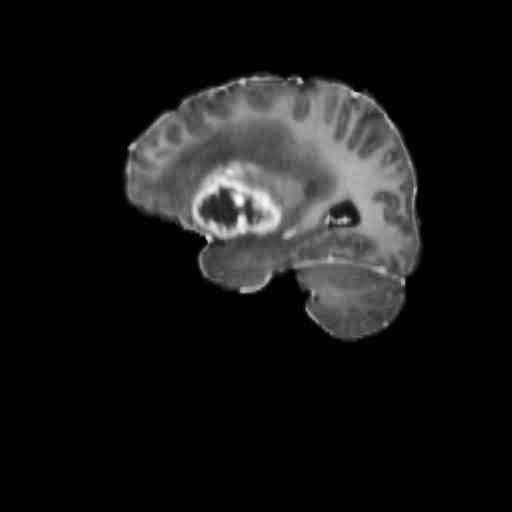
#> input picture DATA/images/train/00059_122.jpg, 512 x 512 px; its folder holds only this picture in this run; the run also reads 1 picture not shown here
$ python data_preprocessing.py
#> lines starting #> are read from the running program, lines starting #| are printed output that depends on the picture
"""
Data preprocessing and validation utilities for Brain Tumor Detection
This module provides functions for loading, validating, and preprocessing
the brain tumor MRI dataset in YOLO format.

DATASET FORMAT SPECIFICATION:
============================

Image Files (.jpg):
- Brain MRI scan images
- Examples: 00054_145.jpg, 62 (13).jpg
- Linked with corresponding label files by filename

Label Files (.txt):
- YOLO format annotation files
- Examples: 00054_145.txt, 62 (13).txt
- Each line represents one bounding box annotation

YOLO Label Format:
- Format: class x_center y_center width height
- All coordinates are normalized (0.0 to 1.0)

Field Descriptions:
- class: Classifier (0 = negative/no tumor, 1 = positive/tumor present)
- x_center: X-coordinate of bounding box center (normalized)
- y_center: Y-coordinate of bounding box center (normalized)
- width: Width of bounding box (normalized)
- height: Height of bounding box (normalized)

Examples:
- "0 0.344484 0.342723 0.221831 0.176056" (negative case with bounding box)
- "1 0.518779 0.416667 0.150235 0.070423" (positive case with tumor)
"""

import os
import glob
import cv2
import yaml
import numpy as np
import pandas as pd
import matplotlib.pyplot as plt
import seaborn as sns
from pathlib import Path
from PIL import Image
import logging
from typing import Tuple, List, Dict, Optional

# Set up logging
logging.basicConfig(level=logging.INFO)
logger = logging.getLogger(__name__)

class BrainTumorDataset:
    """Brain tumor dataset handler for YOLO format data"""

    def __init__(self, data_path: str):
        """Initialize dataset with data path"""
        self.data_path = Path(data_path)
        self.train_images_path = self.data_path / "images" / "train"
        self.train_labels_path = self.data_path / "labels" / "train"
        self.val_images_path = self.data_path / "images" / "val"
        self.val_labels_path = self.data_path / "labels" / "val"

        self.train_stats = {}
        self.val_stats = {}

    def validate_dataset(self) -> Dict:
        """Validate dataset structure and integrity"""
        validation_results = {
            'valid': True,
            'errors': [],
            'warnings': [],
            'stats': {}
        }

        # Check if directories exist
        required_dirs = [
            self.train_images_path,
            self.train_labels_path,
            self.val_images_path,
            self.val_labels_path
        ]

        for dir_path in required_dirs:
            if not dir_path.exists():
                validation_results['errors'].append(f"Directory not found: {dir_path}")
                validation_results['valid'] = False

        if not validation_results['valid']:
            return validation_results

        # Get file counts
        train_images = list(self.train_images_path.glob("*.jpg"))
        train_labels = list(self.train_labels_path.glob("*.txt"))
        val_images = list(self.val_images_path.glob("*.jpg"))
        val_labels = list(self.val_labels_path.glob("*.txt"))

        validation_results['stats'] = {
            'train_images': len(train_images),
            'train_labels': len(train_labels),
            'val_images': len(val_images),
            'val_labels': len(val_labels)
        }

        logger.info(f"Found {len(train_images)} training images")
        logger.info(f"Found {len(train_labels)} training labels")
        logger.info(f"Found {len(val_images)} validation images")
        logger.info(f"Found {len(val_labels)} validation labels")

        # Check for missing labels or images
        train_image_names = {img.stem for img in train_images}
        train_label_names = {lbl.stem for lbl in train_labels}
        val_image_names = {img.stem for img in val_images}
        val_label_names = {lbl.stem for lbl in val_labels}

        # Find mismatches
        train_missing_labels = train_image_names - train_label_names
        train_missing_images = train_label_names - train_image_names
        val_missing_labels = val_image_names - val_label_names
        val_missing_images = val_label_names - val_image_names

        if train_missing_labels:
            validation_results['warnings'].extend([
                f"Training images without labels: {list(train_missing_labels)[:5]}"
                + (f" and {len(train_missing_labels)-5} more" if len(train_missing_labels) > 5 else "")
            ])

        if val_missing_labels:
            validation_results['warnings'].extend([
                f"Validation images without labels: {list(val_missing_labels)[:5]}"
                + (f" and {len(val_missing_labels)-5} more" if len(val_missing_labels) > 5 else "")
            ])

        return validation_results

    def analyze_dataset(self) -> Dict:
        """Analyze dataset statistics and class distribution"""
        logger.info("Analyzing dataset statistics...")

        # Analyze training set
        train_stats = self._analyze_split('train',
                                        self.train_images_path,
                                        self.train_labels_path)

        # Analyze validation set
        val_stats = self._analyze_split('val',
                                      self.val_images_path,
                                      self.val_labels_path)

        return {
            'train': train_stats,
            'validation': val_stats,
            'summary': {
                'total_images': train_stats['total_images'] + val_stats['total_images'],
                'total_positive': train_stats['positive_count'] + val_stats['positive_count'],
                'total_negative': train_stats['negative_count'] + val_stats['negative_count']
            }
        }

    def _analyze_split(self, split_name: str, images_path: Path, labels_path: Path) -> Dict:
        """Analyze a single dataset split"""
        stats = {
            'split': split_name,
            'total_images': 0,
            'positive_count': 0,
            'negative_count': 0,
            'bbox_areas': [],
            'bbox_centers_x': [],
            'bbox_centers_y': [],
            'bbox_widths': [],
            'bbox_heights': [],
            'image_sizes': []
        }

        image_files = list(images_path.glob("*.jpg"))
        stats['total_images'] = len(image_files)

        for img_file in image_files:
            # Get image dimensions
            try:
                with Image.open(img_file) as img:
                    stats['image_sizes'].append(img.size)
            except Exception as e:
                logger.warning(f"Could not read image {img_file}: {e}")
                continue

            # Check corresponding label file
            label_file = labels_path / f"{img_file.stem}.txt"

            if label_file.exists():
                try:
                    with open(label_file, 'r') as f:
                        lines = f.readlines()

                    if lines and lines[0].strip():
                        # Parse the first annotation to get class
                        parts = lines[0].strip().split()
                        if len(parts) >= 5:
                            class_id = int(parts[0])
                            x_center, y_center, width, height = map(float, parts[1:5])

                            # Count based on actual class ID
                            if class_id == 0:
                                stats['negative_count'] += 1
                            elif class_id == 1:
                                stats['positive_count'] += 1

                            # Parse all bounding boxes for statistics
                            for line in lines:
                                line_parts = line.strip().split()
                                if len(line_parts) >= 5:
                                    _, x_c, y_c, w, h = map(float, line_parts[:5])
                                    stats['bbox_centers_x'].append(x_c)
                                    stats['bbox_centers_y'].append(y_c)
                                    stats['bbox_widths'].append(w)
                                    stats['bbox_heights'].append(h)
                                    stats['bbox_areas'].append(w * h)
                    else:
                        # Empty label file (negative case)
                        stats['negative_count'] += 1
                except Exception as e:
                    logger.warning(f"Could not read label {label_file}: {e}")
                    stats['negative_count'] += 1
            else:
                # No label file (assuming negative case)
                stats['negative_count'] += 1

        # Calculate percentages
        if stats['total_images'] > 0:
            stats['positive_percentage'] = (stats['positive_count'] / stats['total_images']) * 100
            stats['negative_percentage'] = (stats['negative_count'] / stats['total_images']) * 100

        return stats

    def visualize_statistics(self, stats: Dict, output_dir: str = None):
        """Create visualizations of dataset statistics"""
        if output_dir:
            os.makedirs(output_dir, exist_ok=True)

        # Set up the plotting style
        plt.style.use('default')
        sns.set_palette("husl")

        # Create a comprehensive visualization
        fig, axes = plt.subplots(2, 3, figsize=(18, 12))
        fig.suptitle('Brain Tumor Dataset Analysis', fontsize=16, fontweight='bold')

        # 1. Class distribution comparison
        train_pos = stats['train']['positive_count']
        train_neg = stats['train']['negative_count']
        val_pos = stats['validation']['positive_count']
        val_neg = stats['validation']['negative_count']

        categories = ['Training', 'Validation']
        positive_counts = [train_pos, val_pos]
        negative_counts = [train_neg, val_neg]

        x = np.arange(len(categories))
        width = 0.35

        axes[0, 0].bar(x - width/2, positive_counts, width, label='Positive (Tumor)', alpha=0.8)
        axes[0, 0].bar(x + width/2, negative_counts, width, label='Negative (No Tumor)', alpha=0.8)
        axes[0, 0].set_xlabel('Dataset Split')
        axes[0, 0].set_ylabel('Number of Images')
        axes[0, 0].set_title('Class Distribution by Split')
        axes[0, 0].set_xticks(x)
        axes[0, 0].set_xticklabels(categories)
        axes[0, 0].legend()
        axes[0, 0].grid(True, alpha=0.3)

        # 2. Bounding box area distribution
        if stats['train']['bbox_areas']:
            axes[0, 1].hist(stats['train']['bbox_areas'], bins=30, alpha=0.7,
                          label='Training', density=True)
        if stats['validation']['bbox_areas']:
            axes[0, 1].hist(stats['validation']['bbox_areas'], bins=30, alpha=0.7,
                          label='Validation', density=True)
        axes[0, 1].set_xlabel('Bounding Box Area (normalized)')
        axes[0, 1].set_ylabel('Density')
        axes[0, 1].set_title('Tumor Size Distribution')
        axes[0, 1].legend()
        axes[0, 1].grid(True, alpha=0.3)

        # 3. Tumor location heatmap (training data)
        if stats['train']['bbox_centers_x'] and stats['train']['bbox_centers_y']:
            x_centers = stats['train']['bbox_centers_x']
            y_centers = stats['train']['bbox_centers_y']
            axes[0, 2].scatter(x_centers, y_centers, alpha=0.6, s=30)
            axes[0, 2].set_xlabel('X Center (normalized)')
            axes[0, 2].set_ylabel('Y Center (normalized)')
            axes[0, 2].set_title('Tumor Location Distribution (Training)')
            axes[0, 2].set_xlim(0, 1)
            axes[0, 2].set_ylim(0, 1)
            axes[0, 2].grid(True, alpha=0.3)

        # 4. Aspect ratio distribution
        train_aspects = []
        val_aspects = []

        if stats['train']['bbox_widths'] and stats['train']['bbox_heights']:
            train_aspects = [w/h for w, h in zip(stats['train']['bbox_widths'],
                                               stats['train']['bbox_heights']) if h > 0]

        if stats['validation']['bbox_widths'] and stats['validation']['bbox_heights']:
            val_aspects = [w/h for w, h in zip(stats['validation']['bbox_widths'],
                                             stats['validation']['bbox_heights']) if h > 0]

        if train_aspects:
            axes[1, 0].hist(train_aspects, bins=20, alpha=0.7, label='Training', density=True)
        if val_aspects:
            axes[1, 0].hist(val_aspects, bins=20, alpha=0.7, label='Validation', density=True)
        axes[1, 0].set_xlabel('Aspect Ratio (Width/Height)')
        axes[1, 0].set_ylabel('Density')
        axes[1, 0].set_title('Bounding Box Aspect Ratio Distribution')
        axes[1, 0].legend()
        axes[1, 0].grid(True, alpha=0.3)

        # 5. Dataset size summary
        summary_data = {
            'Split': ['Training', 'Validation', 'Total'],
            'Images': [stats['train']['total_images'],
                      stats['validation']['total_images'],
                      stats['summary']['total_images']],
            'Positive': [train_pos, val_pos, stats['summary']['total_positive']],
            'Negative': [train_neg, val_neg, stats['summary']['total_negative']]
        }

        df = pd.DataFrame(summary_data)
        axes[1, 1].axis('tight')
        axes[1, 1].axis('off')
        table = axes[1, 1].table(cellText=df.values, colLabels=df.columns,
                                cellLoc='center', loc='center')
        table.auto_set_font_size(False)
        table.set_fontsize(10)
        table.scale(1, 2)
        axes[1, 1].set_title('Dataset Summary Statistics')

        # 6. Positive vs Negative percentage pie chart
        total_pos = stats['summary']['total_positive']
        total_neg = stats['summary']['total_negative']
        labels = ['Positive (Tumor)', 'Negative (No Tumor)']
        sizes = [total_pos, total_neg]
        colors = ['#ff9999', '#66b3ff']

        axes[1, 2].pie(sizes, labels=labels, colors=colors, autopct='%1.1f%%', startangle=90)
        axes[1, 2].set_title('Overall Class Distribution')

        plt.tight_layout()

        if output_dir:
            plt.savefig(os.path.join(output_dir, 'dataset_analysis.png'),
                       dpi=300, bbox_inches='tight')
            logger.info(f"Saved dataset analysis plot to {output_dir}/dataset_analysis.png")

        plt.show()

        # Print summary statistics
        print("\\n" + "="*60)
        print("BRAIN TUMOR DATASET ANALYSIS SUMMARY")
        print("="*60)
        print(f"Total Images: {stats['summary']['total_images']}")
        print(f"Training Images: {stats['train']['total_images']}")
        print(f"Validation Images: {stats['validation']['total_images']}")
        print("\\nClass Distribution:")
        print(f"  Total Positive (Tumor): {total_pos} ({total_pos/(total_pos+total_neg)*100:.1f}%)")
        print(f"  Total Negative (No Tumor): {total_neg} ({total_neg/(total_pos+total_neg)*100:.1f}%)")
        print("\\nTraining Set:")
        print(f"  Positive: {train_pos} ({stats['train'].get('positive_percentage', 0):.1f}%)")
        print(f"  Negative: {train_neg} ({stats['train'].get('negative_percentage', 0):.1f}%)")
        print("\\nValidation Set:")
        print(f"  Positive: {val_pos} ({stats['validation'].get('positive_percentage', 0):.1f}%)")
        print(f"  Negative: {val_neg} ({stats['validation'].get('negative_percentage', 0):.1f}%)")

        if stats['train']['bbox_areas']:
            print(f"\\nTumor Size Statistics (Training):")
            print(f"  Average area: {np.mean(stats['train']['bbox_areas']):.4f}")
            print(f"  Min area: {np.min(stats['train']['bbox_areas']):.4f}")
            print(f"  Max area: {np.max(stats['train']['bbox_areas']):.4f}")

        print("="*60)

    def check_image_integrity(self) -> Dict:
        """Check for corrupted or invalid images"""
        logger.info("Checking image integrity...")

        corrupted_images = []
        valid_images = 0

        all_images = list(self.train_images_path.glob("*.jpg")) + list(self.val_images_path.glob("*.jpg"))

        for img_path in all_images:
            try:
                with Image.open(img_path) as img:
                    img.verify()
                valid_images += 1
            except Exception as e:
                corrupted_images.append(str(img_path))
                logger.warning(f"Corrupted image: {img_path} - {e}")

        return {
            'total_checked': len(all_images),
            'valid_images': valid_images,
            'corrupted_images': corrupted_images,
            'corruption_rate': len(corrupted_images) / len(all_images) * 100 if all_images else 0
        }

    def display_format_examples(self):
        """Display examples of the data format with actual files"""
        print("\n" + "="*60)
        print("DATA FORMAT EXAMPLES")
        print("="*60)

        # Find examples of each class
        examples_found = {'negative': [], 'positive': []}

        # Check training labels for examples
        train_labels = list(self.train_labels_path.glob("*.txt"))[:10]  # Check first 10

        for label_file in train_labels:
            try:
                with open(label_file, 'r') as f:
                    lines = f.readlines()

                img_file = self.train_images_path / f"{label_file.stem}.jpg"

                if lines and lines[0].strip():
                    # Parse the annotation
                    parts = lines[0].strip().split()
                    if len(parts) >= 5:
                        class_id = int(parts[0])
                        x_center = float(parts[1])
                        y_center = float(parts[2])
                        width = float(parts[3])
                        height = float(parts[4])

                        example_data = {
                            'image_file': img_file.name,
                            'label_file': label_file.name,
                            'class': class_id,
                            'x_center': x_center,
                            'y_center': y_center,
                            'width': width,
                            'height': height,
                            'annotation_line': lines[0].strip()
                        }

                        if class_id == 0 and len(examples_found['negative']) < 3:
                            examples_found['negative'].append(example_data)
                        elif class_id == 1 and len(examples_found['positive']) < 3:
                            examples_found['positive'].append(example_data)

                        if len(examples_found['negative']) >= 3 and len(examples_found['positive']) >= 3:
                            break
            except Exception as e:
                continue

        # Display format specification
        print("\nYOLO ANNOTATION FORMAT:")
        print("Format: class x_center y_center width height")
        print("\nField Descriptions:")
        print("- image:    Brain MRI scan (.jpg format)")
        print("- label:    Corresponding annotation file (.txt format)")
        print("- class:    0 = negative (no tumor), 1 = positive (tumor present)")
        print("- x_center: X-coordinate of bounding box center (normalized 0-1)")
        print("- y_center: Y-coordinate of bounding box center (normalized 0-1)")
        print("- width:    Width of bounding box (normalized 0-1)")
        print("- height:   Height of bounding box (normalized 0-1)")

        # Display examples
        print("\n" + "-"*50)
        print("NEGATIVE EXAMPLES (Class 0 - No Tumor):")
        print("-"*50)
        for i, example in enumerate(examples_found['negative'], 1):
            print(f"\nExample {i}:")
            print(f"  Image File:    {example['image_file']}")
            print(f"  Label File:    {example['label_file']}")
            print(f"  Annotation:    {example['annotation_line']}")
            print(f"  Parsed Fields:")
            print(f"    Class:       {example['class']} (negative/no tumor)")
            print(f"    X-Center:    {example['x_center']:.6f}")
            print(f"    Y-Center:    {example['y_center']:.6f}")
            print(f"    Width:       {example['width']:.6f}")
            print(f"    Height:      {example['height']:.6f}")

        print("\n" + "-"*50)
        print("POSITIVE EXAMPLES (Class 1 - Tumor Present):")
        print("-"*50)
        for i, example in enumerate(examples_found['positive'], 1):
            print(f"\nExample {i}:")
            print(f"  Image File:    {example['image_file']}")
            print(f"  Label File:    {example['label_file']}")
            print(f"  Annotation:    {example['annotation_line']}")
            print(f"  Parsed Fields:")
            print(f"    Class:       {example['class']} (positive/tumor present)")
            print(f"    X-Center:    {example['x_center']:.6f}")
            print(f"    Y-Center:    {example['y_center']:.6f}")
            print(f"    Width:       {example['width']:.6f}")
            print(f"    Height:      {example['height']:.6f}")

        print("\n" + "="*60)

def main():
    """Main function to run dataset validation and analysis"""
    # Set up paths
    data_path = "../DATA"
    output_path = "../OUTPUT"

    # Create output directory
    os.makedirs(output_path, exist_ok=True)

    # Initialize dataset
    dataset = BrainTumorDataset(data_path)

    # Validate dataset structure
    print("Validating dataset structure...")
    validation_results = dataset.validate_dataset()

    if not validation_results['valid']:
        print("Dataset validation failed!")
        for error in validation_results['errors']:
            print(f"ERROR: {error}")
        return

    if validation_results['warnings']:
        print("Validation warnings:")
        for warning in validation_results['warnings']:
            print(f"WARNING: {warning}")

    print("Dataset validation passed!")
    print(f"Statistics: {validation_results['stats']}")

    # Check image integrity
    print("\\nChecking image integrity...")
    integrity_results = dataset.check_image_integrity()
#> in check_image_integrity, img is the input picture: PIL image 512x512 L; min 0, max 255, mean 23.4
    print(f"Total images checked: {integrity_results['total_checked']}")
    print(f"Valid images: {integrity_results['valid_images']}")
    print(f"Corrupted images: {len(integrity_results['corrupted_images'])}")

    if integrity_results['corrupted_images']:
        print("Corrupted images found:")
        for img in integrity_results['corrupted_images'][:5]:
            print(f"  {img}")
        if len(integrity_results['corrupted_images']) > 5:
            print(f"  ... and {len(integrity_results['corrupted_images'])-5} more")

    # Analyze dataset statistics
    print("\\nAnalyzing dataset statistics...")
    stats = dataset.analyze_dataset()

    # Create visualizations
    dataset.visualize_statistics(stats, output_path)
#> in visualize_statistics, `plt.savefig(os.path.join(output_dir, 'dataset_analysis.png'), dpi=300,..`:
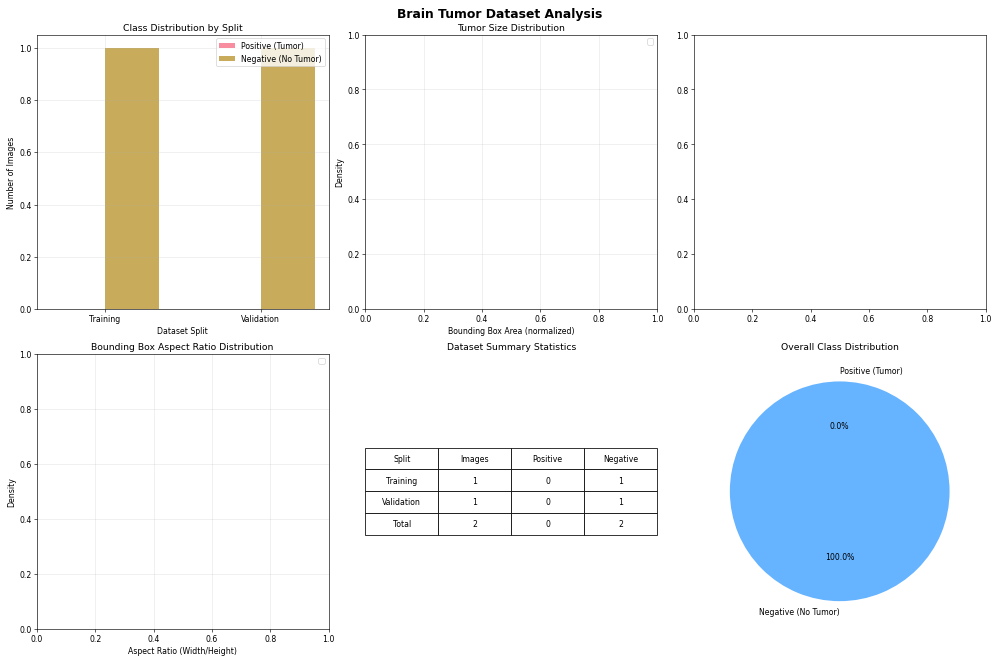
#> figure drawn by matplotlib, 2 panels

    # Display format examples
    dataset.display_format_examples()
#> (the rest of the program and of its run is left out)
